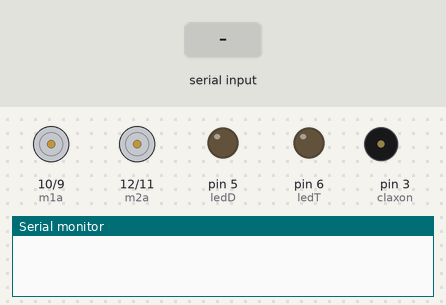
A sketch run on a simulated Arduino Uno, built with avr-gcc and run on an emulated ATmega328P. Shown: motor-driver pin pairs drawn as motors (green arrow = first pin HIGH = forward, orange = second pin HIGH = backward, longer = more drive), output pins drawn as LEDs (lit = HIGH), buzzer (waves = sounding), the last lines printed to the serial monitor. The test bench sets the inputs (shaded band).

Above: at 1.2 s.
1.3 s: "V" received over Serial
At 1.7 s:
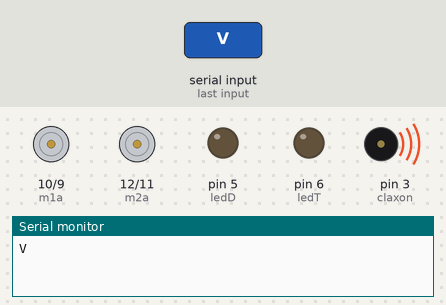
4.3 s: "F" received over Serial
At 4.6 s:
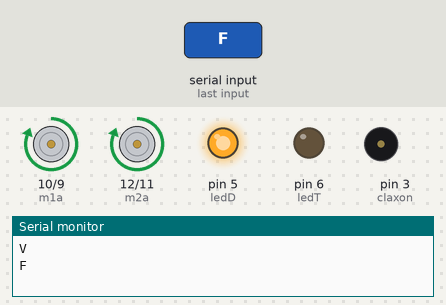
5.8 s: "B" received over Serial
At 7.0 s:
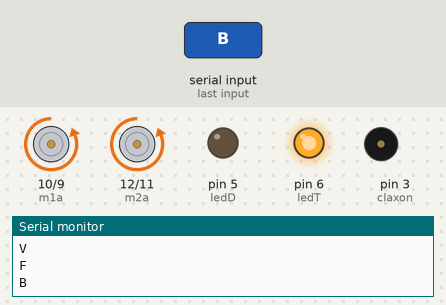
7.3 s: "L" received over Serial
At 8.1 s:
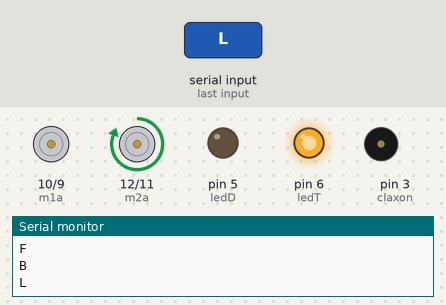
8.8 s: "R" received over Serial
At 9.2 s:
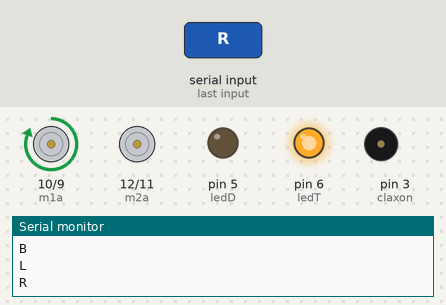
10.3 s: "V" received over Serial
At 10.7 s:
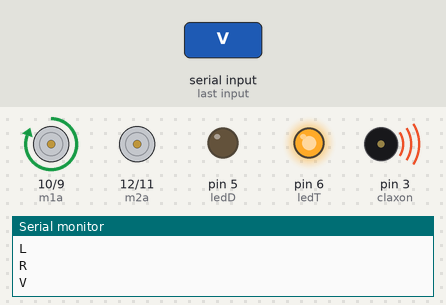
Timing chart, 0 to 13.3 s (numbered marks = the images above; inputs shaded):
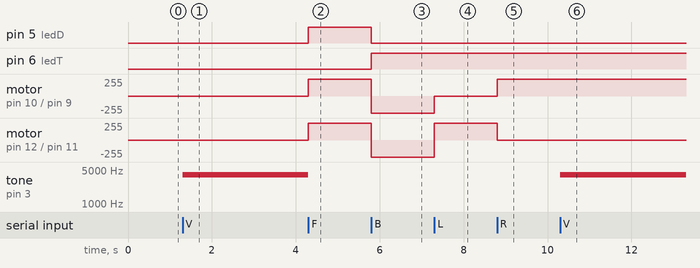

The sketch:

Codigo_Carrito.ino
```cpp
///Codigo para carrito

int m1a = 10;  //motor 1, pin 10 al pin 15
int m1b = 9;   //motor 1, pin 9 al pin 10
int m2a = 12;  //motor 2, pin 12 al pin 2
int m2b = 11;  //motor 2, pin 11 al pin 7
int ledD = 5;  //Luces delanteras
int ledT = 6; //Luces traseras
int claxon = 3; //Claxon carro
char val;

void setup() {
  pinMode(m1a, OUTPUT);
  pinMode(m1b, OUTPUT);
  pinMode(m2a, OUTPUT);
  pinMode(m2b, OUTPUT);
  pinMode(ledD, OUTPUT);
  digitalWrite(ledD, LOW);
  pinMode(ledT, OUTPUT);
  digitalWrite(ledT, LOW);
  pinMode(claxon,OUTPUT);
  Serial.begin(9600);
}

void loop() {
  while (Serial.available() > 0) {
    val = Serial.read();
    Serial.println(val);
  }
  if (val == 'V'){ // Claxon
    tone(claxon,4000);
    delay(500); // Enciende el zumbador
  }
  if (val == 'V'){ // Claxon
    noTone(claxon); // Apaga el zumbador
  }
  else if (val == 'F') {  //Hacia delante
    digitalWrite(m1a, HIGH);
    digitalWrite(m1b, LOW);
    digitalWrite(m2a, HIGH);
    digitalWrite(m2b, LOW);
    digitalWrite(ledD, HIGH);
    digitalWrite(ledT, LOW);
  }
  else if(val == 'B') {  //Hacia atras
    digitalWrite(m1a, LOW);
    digitalWrite(m1b, HIGH);
    digitalWrite(m2a, LOW);
    digitalWrite(m2b, HIGH);
    digitalWrite(ledD, LOW);
    digitalWrite(ledT, HIGH);
    digitalWrite(claxon, LOW);
  }
  else if(val == 'L') {  //Izquierda
    digitalWrite(m1a, LOW);
    digitalWrite(m1b, LOW);
    digitalWrite(m2a, HIGH);
    digitalWrite(m2b, LOW);
    digitalWrite(claxon, LOW);
  }
  else if(val == 'R') {  //Derecha
    digitalWrite(m1a, HIGH);
    digitalWrite(m1b, LOW);
    digitalWrite(m2a, LOW);
    digitalWrite(m2b, LOW);
    digitalWrite(claxon, LOW);
  }
  else if(val == 'S') {  //STOP
    digitalWrite(m1a, LOW);
    digitalWrite(m1b, LOW);
    digitalWrite(m2a, LOW);
    digitalWrite(m2b, LOW);
    digitalWrite(ledD, LOW);
    digitalWrite(ledT, LOW);
    digitalWrite(claxon, LOW);
  }
}
```

Measured:
- after the input at 1.3 s, tone on pin 3 (claxon): silent → 4000 Hz at once
- after the input at 4.3 s, pin 5 (ledD): LOW → HIGH at once; motor on pin 10 (m1a) / pin 9 (m1b), motor on pin 12 (m2a) / pin 11 (m2b): stopped → forward 255/255 at once; tone on pin 3 (claxon): 4000 Hz → silent at once
- after the input at 5.8 s, pin 5 (ledD): HIGH → LOW at once; pin 6 (ledT): LOW → HIGH at once; motor on pin 10 (m1a) / pin 9 (m1b), motor on pin 12 (m2a) / pin 11 (m2b): forward 255/255 → backward 255/255 at once
- after the input at 7.3 s, motor on pin 10 (m1a) / pin 9 (m1b): backward 255/255 → stopped at once; motor on pin 12 (m2a) / pin 11 (m2b): backward 255/255 → forward 255/255 at once
- after the input at 8.8 s, motor on pin 10 (m1a) / pin 9 (m1b): stopped → forward 255/255 at once; motor on pin 12 (m2a) / pin 11 (m2b): forward 255/255 → stopped at once
- after the input at 10.3 s, tone on pin 3 (claxon): silent → 4000 Hz at once
